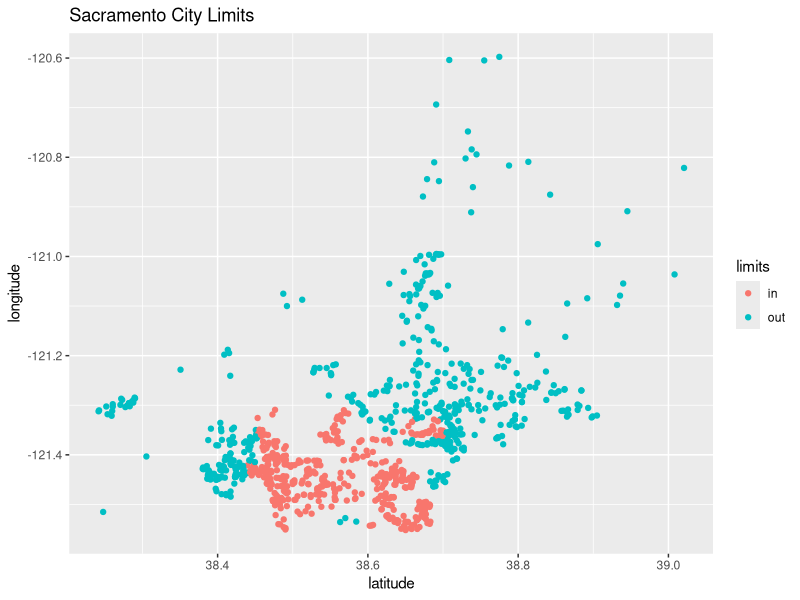
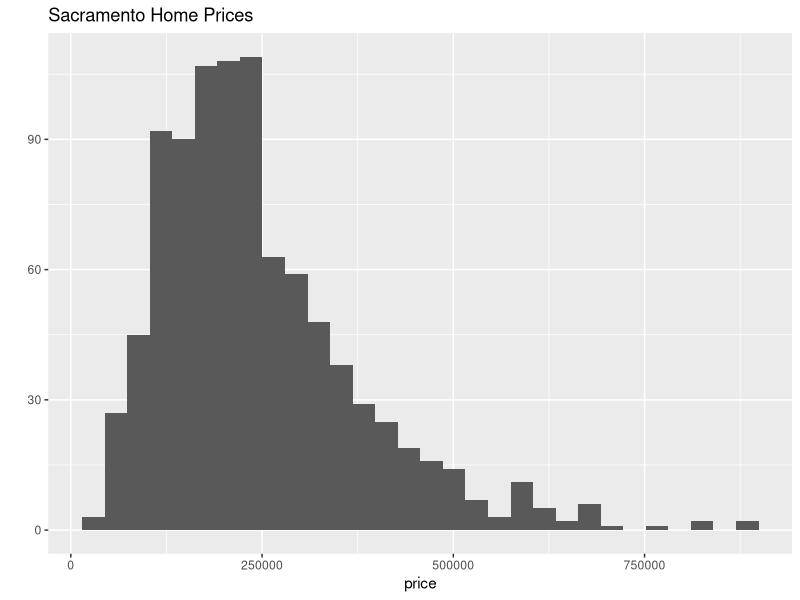
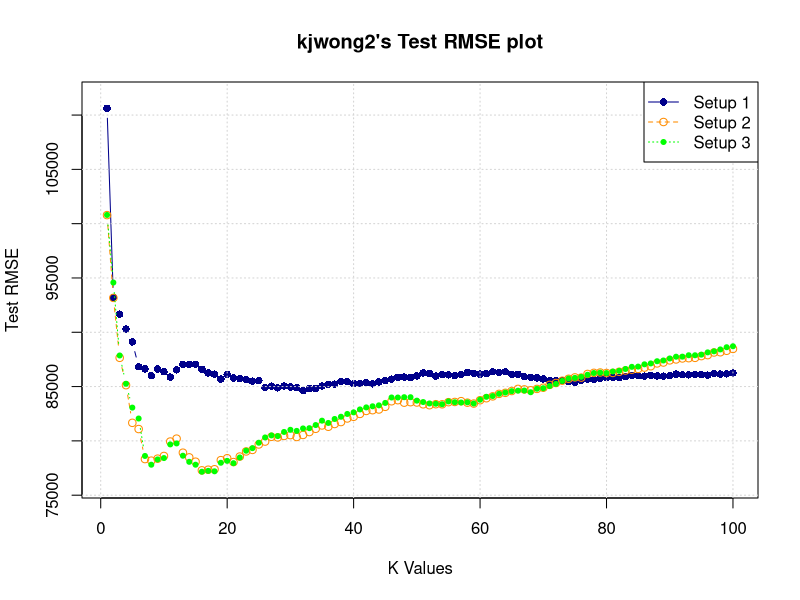
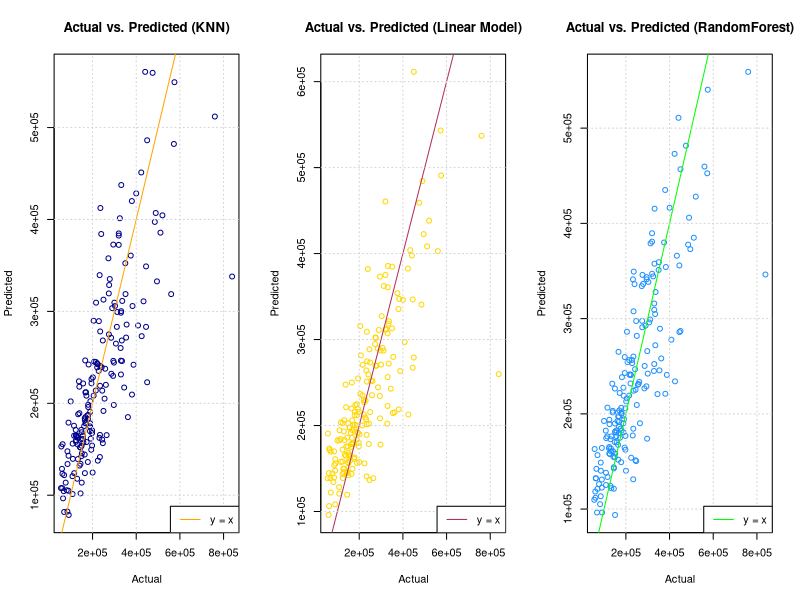
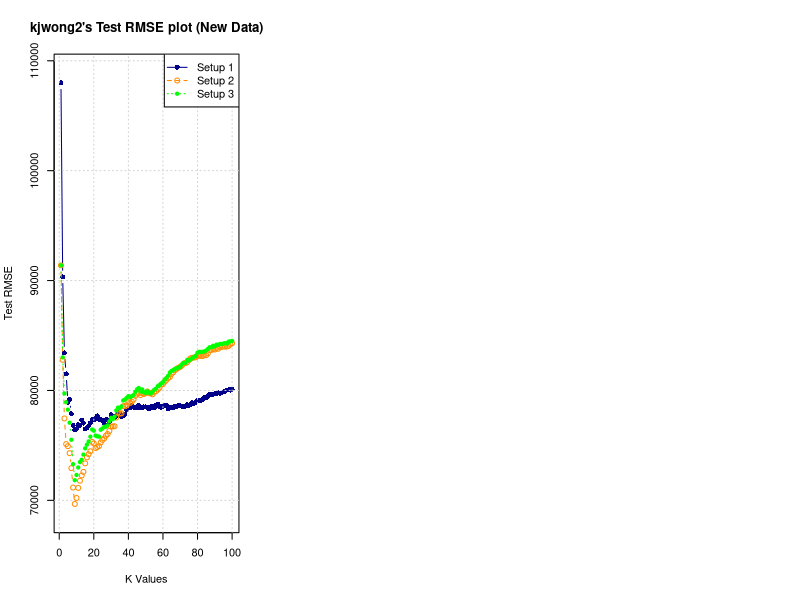

Write the R code that produced these figures, in order.
## ---- chunk 1
library(caret)
library(randomForest)
library(tidyverse)
library(knitr)
library(kableExtra)
## ---- chunk 2
data(Sacramento)
sac_data = Sacramento
sac_data$limits = factor(ifelse(sac_data$city == "SACRAMENTO", "in", "out"))
sac_data = subset(sac_data, select = -c(city, zip))
## ---- chunk 3
qplot(y = longitude, x = latitude, data = sac_data, 
      col = limits, main = "Sacramento City Limits ")
## ---- chunk 4
qplot(x = price, data = sac_data, main = "Sacramento Home Prices")
## ---- chunk 5
set.seed(42)
sac_trn_idx  = sample(nrow(sac_data), size = trunc(0.80 * nrow(sac_data)))
sac_trn_data = sac_data[sac_trn_idx, ]
sac_tst_data = sac_data[-sac_trn_idx, ]
## ---- chunk 6
tst_calc_rmse1 = rep(0, 100)
tst_calc_rmse2 = rep(0, 100)
tst_calc_rmse3 = rep(0, 100)

calc_rmse = function(mod, actual, data) {
  predicted = predict(mod, data)
  sqrt(mean((actual - predicted) ^ 2))
}
## ---- chunk 7
for (i in 1:100) {
  knn_sac_mod_1 = knnreg(price ~ beds + sqft + type + latitude + longitude + limits, data = sac_trn_data, k = i)
  knn_sac_mod_2 = knnreg(price ~ scale(beds) + scale(sqft) + type + scale(latitude) + scale(longitude) + limits, data = sac_trn_data, k = i)
  knn_sac_mod_3 = knnreg(price ~ scale(beds) + scale(sqft) + as.numeric(type) + scale(latitude) + scale(longitude) + as.numeric(limits), data = sac_trn_data, k = i)
  
  tst_calc_rmse1[i] = calc_rmse(knn_sac_mod_1, sac_tst_data$price, sac_tst_data)
  tst_calc_rmse2[i] = calc_rmse(knn_sac_mod_2, sac_tst_data$price, sac_tst_data)
  tst_calc_rmse3[i] = calc_rmse(knn_sac_mod_3, sac_tst_data$price, sac_tst_data)
}
## ---- chunk 8
tst_calc_rmse_total_ex1 = c(tst_calc_rmse1, tst_calc_rmse2, tst_calc_rmse3)
min(tst_calc_rmse_total_ex1)
which.min(tst_calc_rmse_total_ex1)
## ---- chunk 9
plot(seq(1:100), tst_calc_rmse1, type = "b", col = "darkblue", main = "kjwong2's Test RMSE plot", xlab = "K Values", ylab = "Test RMSE", ylim = c(min(tst_calc_rmse_total_ex1) - 1000, max(tst_calc_rmse_total_ex1) + 1000), pch = 16)
grid()
lines(seq(1:100), tst_calc_rmse2, type = "b", col = "darkorange", lty = 2)
lines(seq(1:100), tst_calc_rmse3, type = "b", col = "green", lty = 3, pch = 20)
legend("topright", legend = c("Setup 1", "Setup 2", "Setup 3"), col = c("darkblue", "darkorange", "green"), lty = c(1, 2, 3), pch = c(16, 1, 20))
## ---- chunk 10
best_knn_mod_4 = knnreg(price ~ scale(beds) + scale(sqft) + type + scale(latitude) + scale(longitude) + limits, data = sac_trn_data, k = 9)
lm_sac_mod_5 = lm(price ~ . + sqft:type + type:limits - baths, data = sac_trn_data)
rf_sac_mod_6 = randomForest(price ~ . - baths, data = sac_trn_data)
## ---- chunk 11
mod_ex2_list = list(best_knn_mod_4, lm_sac_mod_5, rf_sac_mod_6)
sac_ex2_trn_rmse = sapply(mod_ex2_list, actual = sac_trn_data$price, calc_rmse, data = sac_trn_data)
sac_ex2_tst_rmse = sapply(mod_ex2_list, actual = sac_tst_data$price, calc_rmse, data = sac_tst_data)
## ---- chunk 12
sac_ex2_results = data.frame(
  Model_names_ex2 = c("best_knn_mod_4", "lm_sac_mod_5", "rf_sac_mod_6"),
  trn_rmse_ex2 = sac_ex2_trn_rmse,
  tst_rmse_ex2 = sac_ex2_tst_rmse
)
colnames(sac_ex2_results) = c("Model Name", "Training RMSE", "Testing RMSE")

kable_styling(kable(sac_ex2_results, format = "html", digits = 3), full_width = FALSE)
## ---- chunk 13
par(mfrow = c(1, 3))
plot(sac_tst_data$price, predict(best_knn_mod_4, sac_tst_data), ylab= "Predicted", xlab="Actual", main = "Actual vs. Predicted (KNN)", col="darkblue")
abline(a = 0, b = 1, col = "orange")
grid()
legend("bottomright", legend = c("y = x"), col = c("orange"), lty = 1)
plot(sac_tst_data$price, predict(lm_sac_mod_5, sac_tst_data), ylab= "Predicted", xlab="Actual", main = "Actual vs. Predicted (Linear Model)", col = "gold")
abline(a = 0, b = 1, col = "maroon")
grid()
legend("bottomright", legend = c("y = x"), col = c("maroon"), lty = 1)
plot(sac_tst_data$price, predict(rf_sac_mod_6, sac_tst_data), ylab= "Predicted", xlab="Actual", main = "Actual vs. Predicted (RandomForest)", col = "dodgerblue")
abline(a = 0, b = 1, col = "green")
grid()
legend("bottomright", legend = c("y = x"), col = c("green"), lty = 1)
## ---- chunk 14
set.seed(432)
sac_trn_idx_new  = sample(nrow(sac_data), size = trunc(0.80 * nrow(sac_data)))
sac_trn_data_new = sac_data[sac_trn_idx_new, ]
sac_tst_data_new = sac_data[-sac_trn_idx_new, ]
## ---- chunk 15
tst_calc_rmse7 = rep(0, 100)
tst_calc_rmse8 = rep(0, 100)
tst_calc_rmse9 = rep(0, 100)

for (i in 1:100) {
  knn_sac_mod_7 = knnreg(price ~ beds + sqft + type + latitude + longitude + limits, data = sac_trn_data_new, k = i)
  knn_sac_mod_8 = knnreg(price ~ scale(beds) + scale(sqft) + type + scale(latitude) + scale(longitude) + limits, data = sac_trn_data_new, k = i)
  knn_sac_mod_9 = knnreg(price ~ scale(beds) + scale(sqft) + as.numeric(type) + scale(latitude) + scale(longitude) + as.numeric(limits), data = sac_trn_data_new, k = i)
  
  tst_calc_rmse7[i] = calc_rmse(knn_sac_mod_7, sac_tst_data_new$price, sac_tst_data_new)
  tst_calc_rmse8[i] = calc_rmse(knn_sac_mod_8, sac_tst_data_new$price, sac_tst_data_new)
  tst_calc_rmse9[i] = calc_rmse(knn_sac_mod_9, sac_tst_data_new$price, sac_tst_data_new)
}
## ---- chunk 16
tst_calc_rmse_total_ex4 = c(tst_calc_rmse7, tst_calc_rmse8, tst_calc_rmse9)
min(tst_calc_rmse_total_ex4)
which.min(tst_calc_rmse_total_ex4)
## ---- chunk 17
plot(seq(1:100), tst_calc_rmse7, type = "b", col = "darkblue", main = "kjwong2's Test RMSE plot (New Data)", xlab = "K Values", ylab = "Test RMSE", ylim = c(min(tst_calc_rmse_total_ex4) - 1000, max(tst_calc_rmse_total_ex4) + 1000), pch = 16)
grid()
lines(seq(1:100), tst_calc_rmse8, type = "b", col = "darkorange", lty = 2)
lines(seq(1:100), tst_calc_rmse9, type = "b", col = "green", lty = 3, pch = 20)
legend("topright", legend = c("Setup 1", "Setup 2", "Setup 3"), col = c("darkblue", "darkorange", "green"), lty = c(1, 2, 3), pch = c(16, 1, 20))
## ---- chunk 18
mean(tst_calc_rmse1)
mean(tst_calc_rmse2)
## ---- chunk 19
mean(tst_calc_rmse2)
mean(tst_calc_rmse3)
## ---- chunk 20
mean(tst_calc_rmse_total_ex1)
mean(tst_calc_rmse_total_ex4)
## ---- chunk 21
which.min(tst_calc_rmse1)
which.min(tst_calc_rmse2)
which.min(tst_calc_rmse3)
which.min(tst_calc_rmse7)
which.min(tst_calc_rmse8)
which.min(tst_calc_rmse9)
